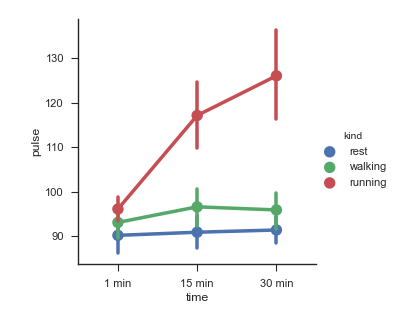

Recreate this plot in Python.
import seaborn as sns
sns.set(style="ticks")
exercise = sns.load_dataset("exercise")
g = sns.factorplot(x="time", y="pulse", hue="kind", data=exercise)
